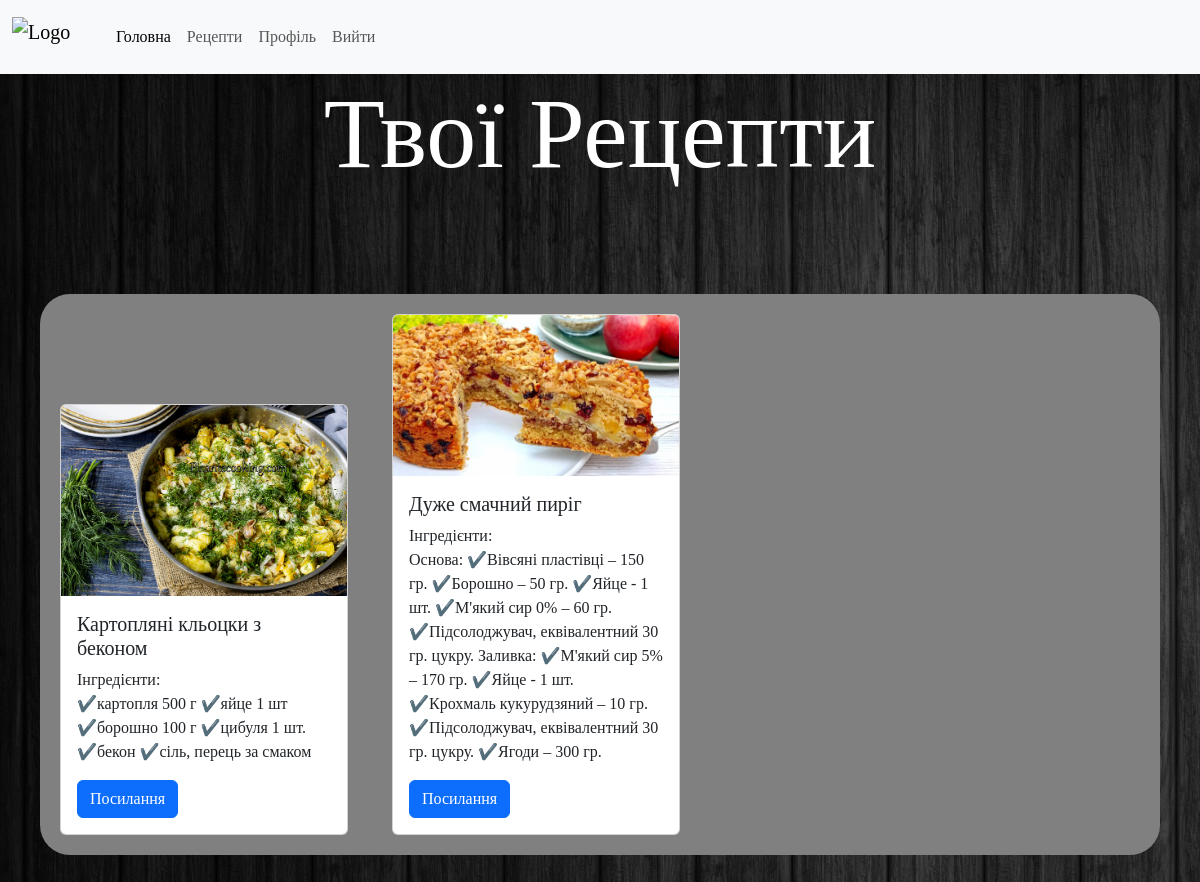
/recepies (signed in), run on the app's committed database.
### models.py (models this page shows, shortened)
class Recepies(db.Model):
	id=db.Column(db.Integer, primary_key = True)
	title = db.Column(db.String, nullable = False)
	ingredients = db.Column(db.Text)
	actions = db.Column(db.Text)
	img = db.Column(db.Text)
	link = db.Column(db.Text)
	user_id = db.Column(db.Integer, db.ForeignKey('user.id'))

### routes.py (the view)
@app.route("/recepies")
@login_required
def recepies():
    return render_template("recepies.html")

### models.py (called while the page is built)
@login_manager.user_loader
def load_user(user_id):
	return User.query.get(int(user_id))

### templates/recepies.html (shortened to what this page needs)
{% extends 'base.html' %}
{% block content %}
<main>
    <h1>Твої Рецепти</h1>
	<div class="container_card">
    {% for recepie in current_user.recepies %}
		<div class="card" style="width: 18rem;">
			<img src={{recepie.img}} class="card-img-top" alt="...">
			<div class="card-body">
				<h5 class="card-title">{{recepie.title}}</h5>
				<p class="card-text">Інгредієнти: <br>{{recepie.ingredients}}</p>
				{% if recepie.link != "" %}
				<a href={{recepie.link}} class="btn btn-primary">Посилання</a>
				{% endif %}
			</div>
		</div>
		{% endfor %}
	</div>
</main>
{% endblock content %}

### static/mypage.css (style rules this page uses)
body { min-height: 100vh; font-family: 'Edu NSW ACT Foundation', cursive; background: url("images/background.jpg") no-repeat; background-attachment: fixed; }
h1 { text-align: center; color: white; }
.card { margin: 20px; display: inline-block; }
.container_card { margin: 40px; margin-top: 100px; border-radius: 30px; background-color: grey; border-color: white; border: 10px; }
h1 { font-family: 'Edu NSW ACT Foundation', cursive; font-size: 100px; }

### data on the page
Recepies: img (picture), title "Картопляні кльоцки з беконом", ingredients "✔️картопля 500 г ✔️яйце 1 шт ✔️борошно 100 г ✔️цибуля 1 шт. ✔️бекон ✔️сіль, перець за смаком"
Recepies: img (picture), title "Дуже смачний пиріг", ingredients "Основа: ✔️Вівсяні пластівці – 150 гр. ✔️Борошно – 50 гр. ✔️Яйце - 1 шт. ✔️М'який сир 0% – 60 гр. ✔️Підсолоджувач, еквівалентний 30 гр. цукру. Заливка: ✔️М'який сир 5% – 170 гр. ✔️Яйце - 1 шт. ✔️Крохмаль кукурудзяний – 10 гр. ✔️Підсолоджувач, еквівалентний 30 гр. цукру. ✔️Ягоди – 300 гр."
